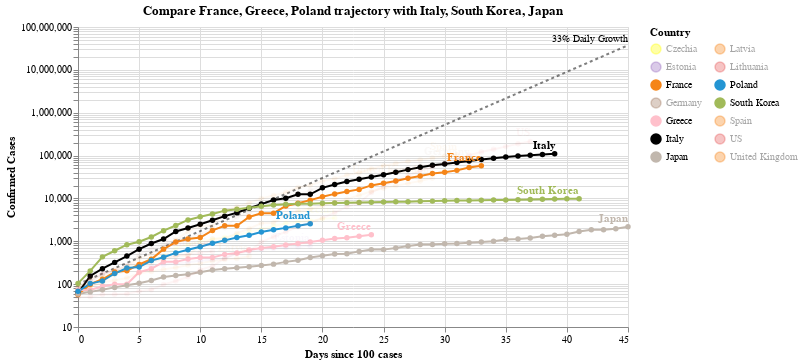

The notebook cell saved with this chart:
### Code cell
#hide_input
chart2 = make_since_chart(['France', 'Greece', 'Poland'])
chart2

### Figure 1 — Vega-Lite specification as saved in the notebook (floating-point values rounded to 4 significant figures; data arrays with more than 128 entries replaced by an {"elided": "..."} marker saying what was removed)
{"config": {"view": {"continuousWidth": 400, "continuousHeight": 300}}, "layer": [{"mark": {"type": "line", "color": "black", "opacity": 0.5, "strokeDash": [3, 3]}, "encoding": {"x": {"type": "quantitative", "field": "Days since 100 cases"}, "y": {"type": "quantitative", "field": "Confirmed Cases"}}}, {"mark": {"type": "text", "align": "right", "dy": -6, "fontSize": 10, "text": "33% Daily Growth"}, "encoding": {"x": {"type": "quantitative", "field": "Days since 100 cases"}, "y": {"type": "quantitative", "field": "Confirmed Cases"}}, "transform": [{"filter": "(datum['Days since 100 cases'] >= 45)"}]}, {"data": {"name": "data-bbd3c020f37ca548d64b64f44ca2a7f4"}, "mark": {"type": "line", "point": true}, "encoding": {"color": {"type": "nominal", "field": "Country", "legend": {"columns": 2}, "scale": {"domain": ["Czechia", "Estonia", "France", "Germany", "Greece", "Italy", "Japan", "Latvia", "Lithuania", "Poland", "South Korea", "Spain", "US", "United Kingdom"], "range": ["yellow", "#9467bd", "#F58518", "#9D755D", "pink", "black", "#C1B7AD", "#F58518", "#E45756", "#2495D3", "#A1BA59", "#F58518", "#E45756", "#F58518"]}}, "opacity": {"condition": {"value": 1, "selection": "selector004"}, "value": 0.05}, "tooltip": [{"type": "nominal", "field": "Country"}, {"type": "temporal", "field": "Date"}, {"type": "quantitative", "field": "Confirmed Cases"}, {"type": "quantitative", "field": "Days since 100 cases"}], "x": {"type": "quantitative", "field": "Days since 100 cases"}, "y": {"type": "quantitative", "field": "Confirmed Cases", "scale": {"type": "log"}}}, "selection": {"selector004": {"type": "multi", "fields": ["Country"], "bind": "legend", "init": [{"Country": "France"}, {"Country": "Greece"}, {"Country": "Poland"}, {"Country": "Italy"}, {"Country": "South Korea"}, {"Country": "Japan"}]}}, "width": 550}, {"data": {"name": "data-bbd3c020f37ca548d64b64f44ca2a7f4"}, "mark": {"type": "text", "align": "right", "dy": -8, "fontWeight": "bold"}, "encoding": {"color": {"type": "nominal", "field": "Country", "legend": {"columns": 2}, "scale": {"domain": ["Czechia", "Estonia", "France", "Germany", "Greece", "Italy", "Japan", "Latvia", "Lithuania", "Poland", "South Korea", "Spain", "US", "United Kingdom"], "range": ["yellow", "#9467bd", "#F58518", "#9D755D", "pink", "black", "#C1B7AD", "#F58518", "#E45756", "#2495D3", "#A1BA59", "#F58518", "#E45756", "#F58518"]}}, "opacity": {"condition": {"value": 1, "selection": "selector004"}, "value": 0.05}, "text": {"type": "nominal", "field": "Country"}, "tooltip": [{"type": "nominal", "field": "Country"}, {"type": "temporal", "field": "Date"}, {"type": "quantitative", "field": "Confirmed Cases"}, {"type": "quantitative", "field": "Days since 100 cases"}], "x": {"type": "quantitative", "field": "Days since 100 cases"}, "y": {"type": "quantitative", "field": "Confirmed Cases", "scale": {"type": "log"}}}, "transform": [{"filter": "(datum['Date'] >= 1585699200000)"}], "width": 550}], "data": {"name": "data-a4df6692dce8ace7125ac6b99fd660fc"}, "title": "Compare France, Greece, Poland trajectory with Italy, South Korea, Japan", "$schema": "https://vega.github.io/schema/vega-lite/v4.0.2.json", "datasets": {"data-a4df6692dce8ace7125ac6b99fd660fc": [{"Days since 100 cases": 0, "Confirmed Cases": 100.0}, {"Days since 100 cases": 1, "Confirmed Cases": 133.0}, {"Days since 100 cases": 2, "Confirmed Cases": 176.9}, {"Days since 100 cases": 3, "Confirmed Cases": 235.3}, {"Days since 100 cases": 4, "Confirmed Cases": 312.9}, {"Days since 100 cases": 5, "Confirmed Cases": 416.2}, {"Days since 100 cases": 6, "Confirmed Cases": 553.5}, {"Days since 100 cases": 7, "Confirmed Cases": 736.1}, {"Days since 100 cases": 8, "Confirmed Cases": 979.1}, {"Days since 100 cases": 9, "Confirmed Cases": 1302.0}, {"Days since 100 cases": 10, "Confirmed Cases": 1732.0}, {"Days since 100 cases": 11, "Confirmed Cases": 2303.0}, {"Days since 100 cases": 12, "Confirmed Cases": 3064.0}, {"Days since 100 cases": 13, "Confirmed Cases": 4074.0}, {"Days since 100 cases": 14, "Confirmed Cases": 5419.0}, {"Days since 100 cases": 15, "Confirmed Cases": 7207.0}, {"Days since 100 cases": 16, "Confirmed Cases": 9586.0}, {"Days since 100 cases": 17, "Confirmed Cases": 12750.0}, {"Days since 100 cases": 18, "Confirmed Cases": 16960.0}, {"Days since 100 cases": 19, "Confirmed Cases": 22550.0}, {"Days since 100 cases": 20, "Confirmed Cases": 29990.0}, {"Days since 100 cases": 21, "Confirmed Cases": 39890.0}, {"Days since 100 cases": 22, "Confirmed Cases": 53060.0}, {"Days since 100 cases": 23, "Confirmed Cases": 70560.0}, {"Days since 100 cases": 24, "Confirmed Cases": 93850.0}, {"Days since 100 cases": 25, "Confirmed Cases": 124800.0}, {"Days since 100 cases": 26, "Confirmed Cases": 166000.0}, {"Days since 100 cases": 27, "Confirmed Cases": 220800.0}, {"Days since 100 cases": 28, "Confirmed Cases": 293700.0}, {"Days since 100 cases": 29, "Confirmed Cases": 390600.0}, {"Days since 100 cases": 30, "Confirmed Cases": 519500.0}, {"Days since 100 cases": 31, "Confirmed Cases": 690900.0}, {"Days since 100 cases": 32, "Confirmed Cases": 918900.0}, {"Days since 100 cases": 33, "Confirmed Cases": 1222000.0}, {"Days since 100 cases": 34, "Confirmed Cases": 1625000.0}, {"Days since 100 cases": 35, "Confirmed Cases": 2162000.0}, {"Days since 100 cases": 36, "Confirmed Cases": 2875000.0}, {"Days since 100 cases": 37, "Confirmed Cases": 3824000.0}, {"Days since 100 cases": 38, "Confirmed Cases": 5086000.0}, {"Days since 100 cases": 39, "Confirmed Cases": 6764000.0}, {"Days since 100 cases": 40, "Confirmed Cases": 8996000.0}, {"Days since 100 cases": 41, "Confirmed Cases": 11970000.0}, {"Days since 100 cases": 42, "Confirmed Cases": 15910000.0}, {"Days since 100 cases": 43, "Confirmed Cases": 21170000.0}, {"Days since 100 cases": 44, "Confirmed Cases": 28150000.0}, {"Days since 100 cases": 45, "Confirmed Cases": 37440000.0}], "data-bbd3c020f37ca548d64b64f44ca2a7f4": {"elided": "409 records"}}}
